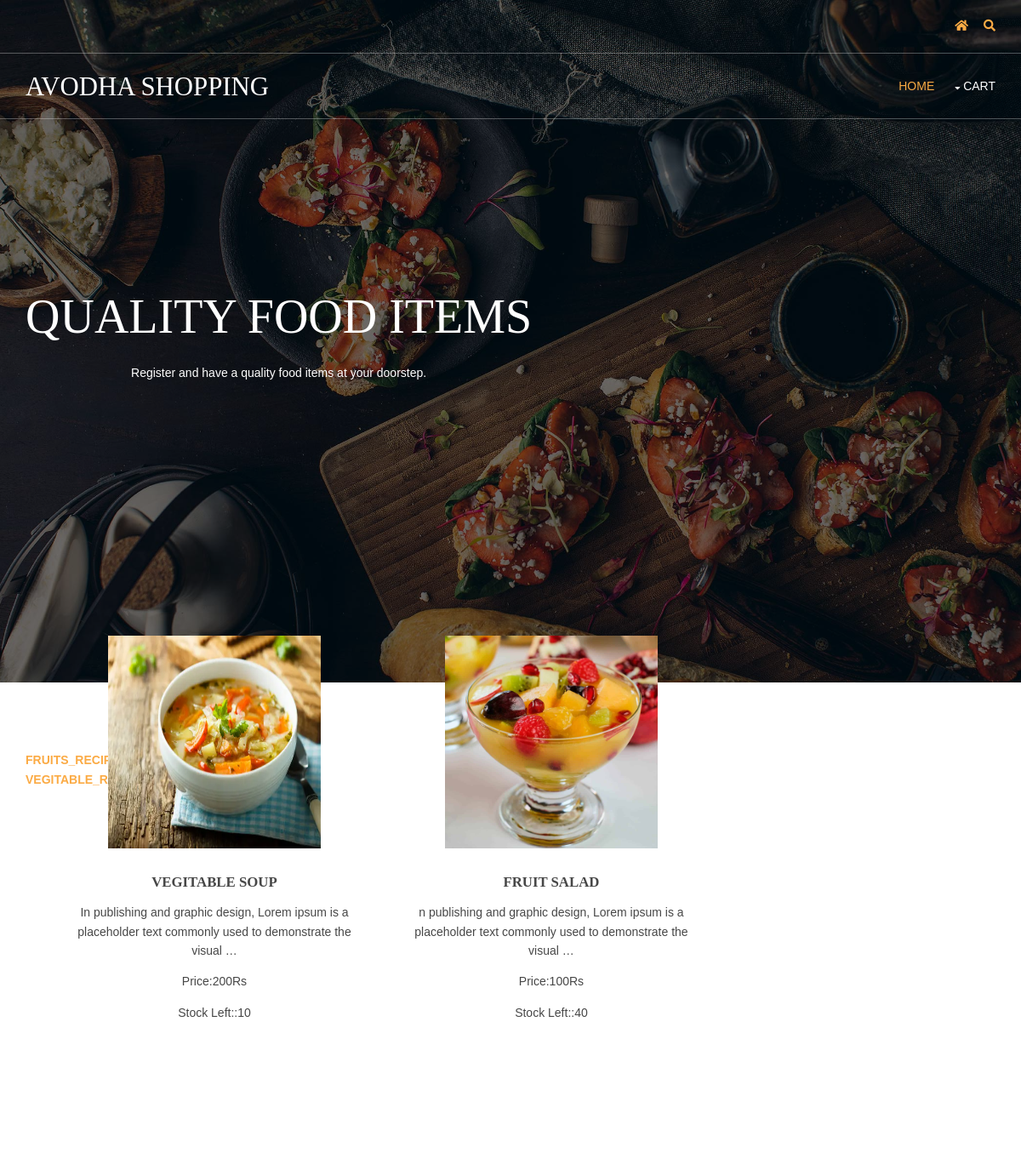
The page / on the database its author committed.
### shop/models.py (models this page shows, shortened)
class category(models.Model):
    name=models.CharField(max_length=100,unique=True)
    slug=models.SlugField(max_length=100,unique=True)
    class Meta:
        ordering=('name',)
        verbose_name='category'
        verbose_name_plural='categories'

class products(models.Model):
    name=models.CharField(max_length=100,unique=True)
    slug=models.SlugField(max_length=100,unique=True)
    img=models.ImageField(upload_to='product')
    desc=models.TextField()
    desc2 = models.TextField()
    stock=models.IntegerField()
    price=models.IntegerField()
    categ=models.ForeignKey(category,on_delete=models.CASCADE)
    accessable_prodts=models.BooleanField(default=True)

### shop/views.py (the view)
# urls.py: 2. Add a URL to urlpatterns:  path('', views.home, name='home')
def home(request,c_slug=None):
    c_page=None
    prodt=None
    if c_page!=None:
        c_page=get_object_or_404(category,slug=c_slug)
        prodt=products.objects.filter(categ=c_page,accessable_prodts=True)
    else:
        prodt=products.objects.all().filter(accessable_prodts=True)
    cat=category.objects.all()
    return render(request,'index.html',{'pr':prodt,'ct':cat})

### templates/index.html (shortened to what this page needs)
{% extends 'base.html' %}
{% load static %}
{% block content %}
<!DOCTYPE html>
<html lang="">
<head>
<link href="{% static 'hm/layout/styles/layout.css' %}" rel="stylesheet" type="text/css" media="all">
</head>
<body id="top">
<div class="wrapper row3">
  <main class="hoc container clear">
<div class="category">
  {% for i in ct %}
  <b style="color:white">
  <a href={{i.get_url}}>{{i.name}}</a><br>
  </b>
  {% endfor %}
</div>
    <section id="introblocks">
      <ul class="nospace group btmspace-80">
          {% for i in pr %}
        <li class="one_third">
          <figure><a class="imgover" href="#"><img src="{{i.img.url}}" alt="" style="height:250px;width:250px"></a>
            <figcaption>
              <h6 class="heading">{{i.name}}</h6>
              <p>{{i.desc|truncatewords:17}}</p>
              <p>Price:{{i.price}}Rs</p>
              <p>Stock Left::{{i.stock}}</p>
            </figcaption>
          </figure>
        </li>
          {% endfor %}
      </ul>
    </section>
  </main>
</div>
</body>
</html>
{% endblock %}

### templates/base.html (shortened to what this page needs)
{% load static %}
<!DOCTYPE html>
<html lang="" xmlns="http://www.w3.org/1999/html">
<head>
<link href="{% static 'hm/layout/styles/layout.css' %}" rel="stylesheet" type="text/css" media="all">
</head>
<body id="top">
<div class="bgded overlay" style="background-image:url('{% static 'hm/images/demo/backgrounds/bg3.jpg'%}');">
  <div class="wrapper row0">
    <div id="topbar" class="hoc clear">
      <div class="fl_right">
        <ul class="nospace">
          <li><a href="index.html"><i class="fas fa-home"></i></a></li>
          <li id="searchform">
          </li>
        </ul>
      </div>
    </div>
  </div>
  <div class="wrapper row1">
    <header id="header" class="hoc clear">
      <div id="logo" class="fl_left">
        <h1><a href="/">AVODHA SHOPPING</a></h1>
      </div>
      <nav id="mainav" class="fl_right">
        <ul class="clear">
          <li class="active"><a href="/">Home</a></li>
          <li><a class="drop" href="{% url 'cartDetails' %}">cart</a>
          </li>
        </ul>
      </nav>
    </header>
  </div>
  <div id="pageintro" class="hoc clear">
    <article>
      <h3 class="heading">QUALITY FOOD ITEMS</h3>
      <p>Register and have a quality food items at your doorstep.</p>
    </article>
  </div>
</div>
{% block content %}
{% endblock %}
</body>
</html>

### static/hm/layout/styles/layout.css (style rules this page uses)
.row1 { border:solid; border-width:1px 0; }
#topbar { padding:20px 0; font-size:.8rem; text-transform:uppercase; }
#topbar ul li { display:inline-block; margin-right:15px; }
#topbar ul li:last-child { margin-right:0; padding-right:0; border-right:none; }
#topbar i { line-height:normal; }
#topbar > div:nth-of-type(2) i { font-size:1rem; }
#topbar #searchform { position:relative; line-height:1; z-index:9999; }
#topbar #searchform::after { display:block; height:18px; line-height:18px; padding:0; font-family:"Font Awesome\ 5 Free"; font-weight:900; font-size:1rem; content:"\f002"; }
#topbar #searchform ::placeholder { text-transform:capitalize; }
#header #logo { margin:22px 0 0 0; }
#header #logo h1 { margin:0; padding:0; font-size:2.2rem; text-transform:uppercase; }
#pageintro { padding:200px 0 300px; }
#pageintro article, #pageintro article p { display:inline-block; max-width:75%; margin:0 auto; text-align:center; }
#pageintro article p { max-width:65%; line-height:2rem; }
#pageintro .heading { margin-bottom:20px; font-size:4rem; }
.container { padding:80px 0; }
#introblocks { display:inline-block; position:relative; margin:-180px 0 0 0; z-index:1; text-align:center; }
#introblocks figure figcaption { display:block; padding:30px 0 0 0; text-align:center; }
#introblocks figure figcaption .heading { font-size:1.2rem; font-weight:700; margin-bottom:0; }
*, *::before, *::after { transition:all .3s ease-in-out; }
nav ul, nav ol { margin:0; padding:0; list-style:none; }
#mainav, #breadcrumb, .sidebar nav { line-height:normal; }
#mainav .drop::after, #mainav li li .drop::after, #breadcrumb li a::after, .sidebar nav a::after { position:absolute; font-family:"Font Awesome\ 5 Free"; font-weight:900; font-size:10px; line-height:10px; }
#mainav ul { text-transform:uppercase; }
#mainav li { display:inline-block; position:relative; margin:0 15px 0 0; padding:0; }
#mainav li:last-child { margin-right:0; }
#mainav li a { display:block; padding:30px 0; }
#mainav .drop { padding-left:15px; }
#mainav .drop::after, #mainav li li .drop::after { content:"\f0d7"; }
#mainav .drop::after { top:35px; left:5px; }
body { color:#A5A6AA; background-color:#1C1D21; }
a { color:#FBAB45; }
.overlay { color:#FFFFFF; background-color:inherit; }
.overlay::after { color:inherit; background-color:rgba(0,0,0,.55); }
.imgover, .imgover:hover::after { color:#FFFFFF; }
.row1 { border-color:rgba(255,255,255,.3); }
.row3 { color:#474747; background-color:#FFFFFF; }
#topbar #searchform { color:#FBAB45; }
#header #logo h1 a { color:inherit; }
#pageintro { color:#FFFFFF; }
#mainav li a { color:inherit; }
#mainav .active a, #mainav a:hover, #mainav li:hover > a { color:#FBAB45; background-color:inherit; }
@media screen and (min-width:1140px) { .hoc { max-width:1140px; } }

### rows shown on the page
category: name "FRUITS_RECIPES"
category: name "VEGITABLE_RECIPES"
products: img (picture), name "VEGITABLE SOUP", desc "In publishing and graphic design, Lorem ipsum is a placeholder text commonly used to demonstrate the visual …", price "200", stock "10"
products: img (picture), name "FRUIT SALAD", desc "n publishing and graphic design, Lorem ipsum is a placeholder text commonly used to demonstrate the visual …", price "100", stock "40"
